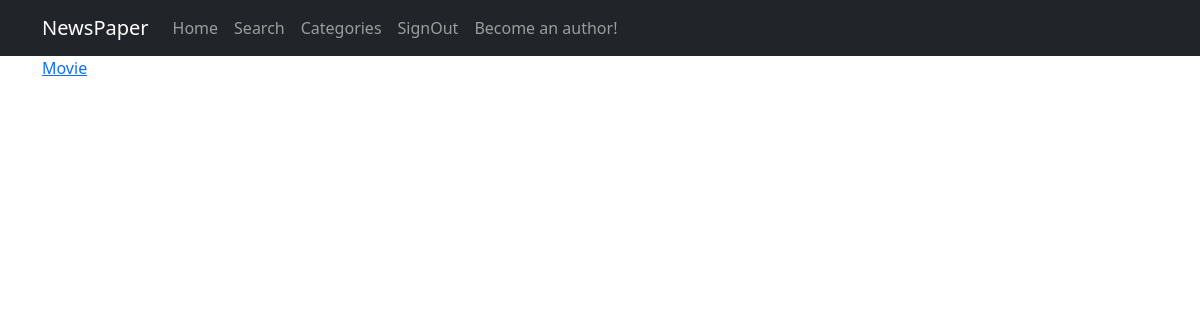
The app's page /news/categories/ (signed in), older data.
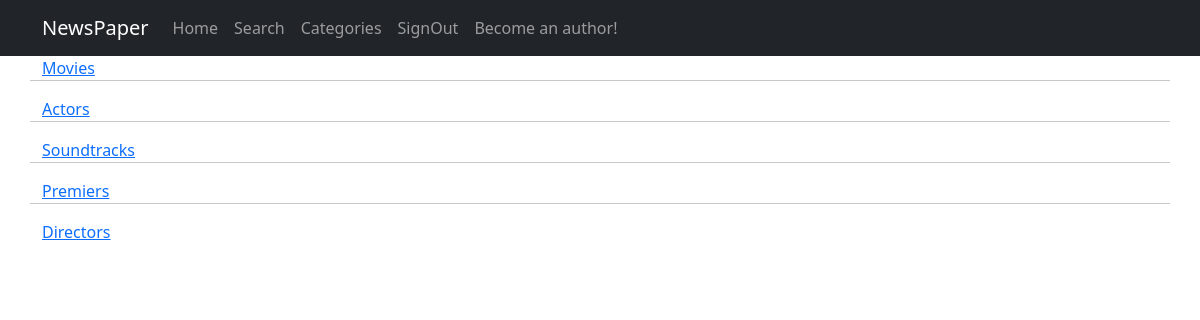
The same page, newer data.
### news/models.py (models this page shows, shortened)
class Category(models.Model):
    title = models.CharField(max_length=56, unique=True)
    posts = models.ManyToManyField('Post', through='PostCategory')
    subscribers = models.ManyToManyField(User, through='UserCategory',
                                         related_name='categories')
    def __str__(self):
        return self.title

### news/views.py (the view)
# urls.py: path('categories/', NewsCategoriesView.as_view(), name='news_categories'),
class NewsCategoriesView(BecameAuthor, ListView):
    model = Category
    template_name = 'news/categories.html'
    context_object_name = 'categories'

### news/views.py (called while the page is built)
    def get_context_data(self, **kwargs):
        context = super().get_context_data(**kwargs)
        context['is_not_authors'] = not self.request.user.groups.filter(
            name='authors').exists()
        context['is_authors'] = self.request.user.groups.filter(
            name='authors').exists()
        return context

### templates/news/categories.html (shortened to what this page needs)
{% extends 'flatpages/default.html' %}
{% block content %}
{% if categories %}
  {% for cat in categories %}
    <a href="{% url 'news_category' cat.pk %}">{{ cat }}</a>
    {% if not forloop.last %}
      <hr>
    {% endif %}
  {% endfor %}
{% else %}
  <h2 style="text-align: center; margin-top: 20px">No categories here</h2>
{% endif %}
{% endblock content %}

Row changes from the older to the newer data that the page shows:
changed Category: title "Movie" → "Movies"
added Category: title "Actors"
added Category: title "Soundtracks"
added Category: title "Premiers"
added Category: title "Directors"
